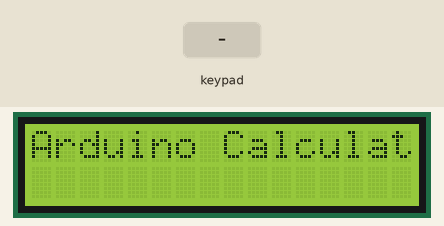
Simulated run of this sketch. Board: Arduino Uno, built with avr-gcc and run on an emulated ATmega328P. On the bench: 16×2 character LCD. Inputs (shaded band) come from the test bench.

Above: at 0.1 s.
3.3 s: keypad keys 0 1 2 3 4 5 6 7 * pressed 0.4 s apart
At 7.6 s:
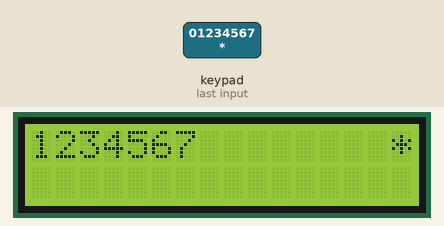
8.4 s: key '+' pressed
9.9 s: key 'C' pressed
At 11.0 s:
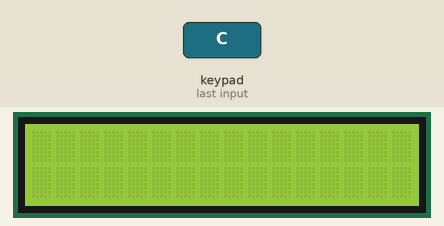
11.9 s: keypad keys 0 1 2 3 4 5 6 7 = pressed 0.4 s apart
At 15.5 s:
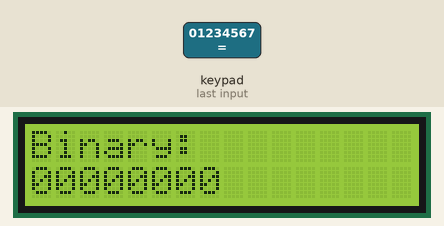
17.0 s: key '*' pressed
At 18.2 s:
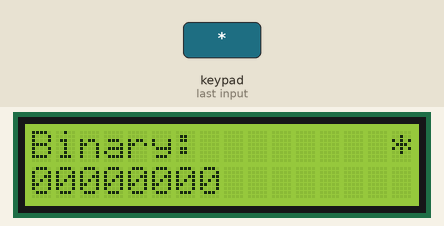
18.5 s: keypad keys 7 + 5 = pressed 0.4 s apart
At 19.1 s:
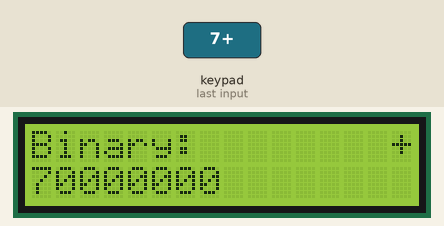
Timing chart, 0 to 21.5 s (numbered marks = the images above; inputs shaded):
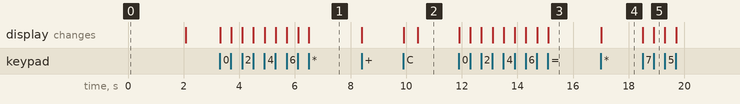

The sketch:

arduino_calculator_with_base_conversion.ino
```cpp
// Arduino Calculator with Base Conversion
#include <Keypad.h>
#include <LiquidCrystal.h>

// LCD pin assignments: RS, Enable, D4, D5, D6, D7
// Using digital pins that are commonly available and not for serial communication.
LiquidCrystal lcd(12, 11, 5, 4, 3, 2);

// Variables for calculator logic
long firstNum = 0;      // Stores the first operand
long secondNum = 0;     // Stores the second operand
double resultValue = 0; // Stores the result of calculations
char currentOperator = ' '; // Stores the active operator (+, -, *, /)

// Flag to determine if we are entering the first or second number
bool enteringFirstNumber = true;

// Variable to control base conversion display mode
// 0: Decimal, 1: Binary, 2: Hexadecimal, 3: Octal
int conversionDisplayMode = 0;

// Character array for displaying converted results on LCD (max 16 chars + null terminator)
char displayBuffer[17];

// Keypad setup
const byte ROWS = 4; // Four rows
const byte COLS = 4; // Four columns

// Define the keypad layout
char keys[ROWS][COLS] = {
  {'1','2','3','+'},
  {'4','5','6','-'},
  {'7','8','9','*'},
  {'C','0','=','/'}
};

// Keypad row pins (connected to Arduino digital pins)
byte rowPins[ROWS] = {10, 9, 8, 7}; // Example: D10, D9, D8, D7

// Keypad column pins (connected to Arduino analog pins, used as digital)
// Avoids conflict with serial pins (0, 1)
byte colPins[COLS] = {A0, A1, A2, A3}; //(Digital pins 14, 15, 16, 17)

// Initialize the Keypad library
Keypad customKeypad = Keypad(makeKeymap(keys), rowPins, colPins, ROWS, COLS);

// --- Base Conversion Arrays ---
// These arrays map integer values to their character representations in different bases.
char hexadecimalDigits[16] = {'0','1','2','3','4','5','6','7','8','9','A','B','C','D','E','F'};
char octalDigits[8] = {'0','1','2','3','4','5','6','7'};
char binaryDigits[2] = {'0','1'};
char decimalDigits[10] = {'0','1','2','3','4','5','6','7','8','9'};

// --- Conversion Constants ---
// Maximum number of digits for various base representations for an 8-bit number (0-255)
// Binary: 8 bits (e.g., 11111111)
// Hexadecimal: 2 digits (e.g., FF)
// Octal: 3 digits (e.g., 377)
const int BIN_DIGITS = 8;
const int HEX_DIGITS = 2;
const int OCT_DIGITS = 3;

// Converts a number represented as a character array in a given base to its decimal integer value.
int convertToDecimal(char* numArray, int numDigits, char* baseDigits, int base) {
  int accumulator = 0;
  int power = 1; // Represents base^0, base^1, base^2, etc.

  // Iterate from the rightmost digit (least significant) to the leftmost
  for (int i = numDigits - 1; i >= 0; i--) {
    int digitValue = 0;
    // Find the integer value of the current character digit
    for (int s = 0; s < base; s++) {
      if (numArray[i] == baseDigits[s]) {
        digitValue = s;
        break; // Found the digit's value, exit inner loop
      }
    }
    accumulator += digitValue * power; // Add (digit value * base^position) to accumulator
    power *= base; // Increase power for the next digit (e.g., 1, 10, 100 for base 10)
  }
  return accumulator;
}

// Converts a decimal integer value to a string representation in a specified base.
void convertFromDecimal(int decimalValue, char* baseDigits, int numDigits, int base, char* resultBuffer) {
  int tempValue = decimalValue;
  // Iterate from the rightmost position (least significant digit) to the leftmost
  for (int i = numDigits - 1; i >= 0; i--) {
    resultBuffer[i] = baseDigits[tempValue % base]; // Get the remainder and map to character
    tempValue /= base; // Divide by base for the next digit
  }
  resultBuffer[numDigits] = '\0'; // Null-terminate the string
}

// Converts a decimal value to its binary string representation.
void decimalToBinary(int value, char* resultBuffer) {
  convertFromDecimal(value, binaryDigits, BIN_DIGITS, 2, resultBuffer);
}

// Converts a decimal value to its hexadecimal string representation.
void decimalToHexadecimal(int value, char* resultBuffer) {
  convertFromDecimal(value, hexadecimalDigits, HEX_DIGITS, 16, resultBuffer);
}

// Converts a decimal value to its octal string representation.
void decimalToOctal(int value, char* resultBuffer) {
  convertFromDecimal(value, octalDigits, OCT_DIGITS, 8, resultBuffer);
}

// Displays the current result in different bases based on the conversionDisplayMode.
void displayConvertedResult(int val) {
  lcd.clear();
  lcd.setCursor(0, 0);

  switch (conversionDisplayMode) {
    case 0: // Decimal
      lcd.print("Decimal:");
      lcd.setCursor(0, 1);
      lcd.print(val);
      break;
    case 1: // Binary
      lcd.print("Binary:");
      decimalToBinary(val, displayBuffer);
      lcd.setCursor(0, 1);
      lcd.print(displayBuffer);
      break;
    case 2: // Hexadecimal
      lcd.print("Hexadecimal:");
      decimalToHexadecimal(val, displayBuffer);
      lcd.setCursor(0, 1);
      lcd.print(displayBuffer);
      break;
    case 3: // Octal
      lcd.print("Octal:");
      decimalToOctal(val, displayBuffer);
      lcd.setCursor(0, 1);
      lcd.print(displayBuffer);
      break;
  }
}

void setup() {
  lcd.begin(16, 2); // Initialize the LCD with 16 columns and 2 rows
  lcd.print("Arduino Calculator"); // Display a welcome message
  delay(2000); // Wait for 2 seconds
  lcd.clear(); // Clear the LCD screen
}

void loop() {
  // Get the key pressed from the keypad
  char customKey = customKeypad.getKey();

  // Only process if a key was pressed
  if (customKey != NO_KEY) {
    if (customKey >= '0' && customKey <= '9') {
      // If a number key is pressed
      if (enteringFirstNumber) {
        firstNum = firstNum * 10 + (customKey - '0'); // Build the first number
        lcd.clear();
        lcd.setCursor(0, 0);
        lcd.print(firstNum);
        conversionDisplayMode = 0; // Reset conversion mode when new number starts
      } else {
        secondNum = secondNum * 10 + (customKey - '0'); // Build the second number
        lcd.setCursor(0, 1);
        lcd.print(secondNum);
        // Clear previous operator display on first digit of second number
        if (secondNum == (customKey - '0')) { // Check if this is the very first digit
             lcd.setCursor(15, 0);
             lcd.print(currentOperator);
        }
      }
    } else if (customKey == '+' || customKey == '-' || customKey == '*' || customKey == '/') {
      // If an operator key is pressed
      currentOperator = customKey; // Store the operator
      enteringFirstNumber = false; // Switch to entering the second number
      secondNum = 0; // Reset second number for new input
      lcd.setCursor(15, 0); // Display operator on the first line, far right
      lcd.print(currentOperator);
    } else if (customKey == '=') {
      // If the equals key is pressed
      if (enteringFirstNumber && conversionDisplayMode != 0) {
        // If '=' is pressed after displaying a converted result, cycle conversion mode
        conversionDisplayMode = (conversionDisplayMode + 1) % 4; // Cycle 0->1->2->3->0
        displayConvertedResult((int)resultValue);
      } else if (!enteringFirstNumber && currentOperator != ' ') {
        // Perform calculation if second number has been entered
        lcd.clear();
        lcd.setCursor(0, 0); // Display result on the first line

        // Perform the arithmetic operation
        switch (currentOperator) {
          case '+':
            resultValue = firstNum + secondNum;
            break;
          case '-':
            resultValue = firstNum - secondNum;
            break;
          case '*':
            resultValue = firstNum * secondNum;
            break;
          case '/':
            // Handle division by zero
            if (secondNum != 0) {
              resultValue = (double)firstNum / secondNum;
            } else {
              lcd.print("Error: Div by 0");
              delay(1500); // Display error for a short period
              resultValue = 0; // Reset result
            }
            break;
        }
        lcd.print(resultValue); // Display the calculated result
        firstNum = resultValue; // Set result as the first number for chained operations
        secondNum = 0; // Reset second number
        enteringFirstNumber = true; // Go back to entering the first number (for next operation)
        currentOperator = ' '; // Clear the operator
        conversionDisplayMode = 0; // Reset to decimal display
      } else {
        // If '=' is pressed without a complete operation, treat as a conversion cycle
        conversionDisplayMode = (conversionDisplayMode + 1) % 4; // Cycle 0->1->2->3->0
        displayConvertedResult((int)resultValue);
      }
    } else if (customKey == 'C') {
      // If 'C' (Clear) key is pressed
      firstNum = 0;      // Reset first number
      secondNum = 0;     // Reset second number
      resultValue = 0;   // Reset total result
      currentOperator = ' '; // Clear operator
      enteringFirstNumber = true; // Go back to entering the first number
      conversionDisplayMode = 0; // Reset display mode to decimal
      lcd.clear();       // Clear LCD
      lcd.print("Cleared!"); // Show clear message
      delay(500);
      lcd.clear();
    }
  }
}
```

Measured:
- after the input at 3.3 s, the display: first changes at once (image 1 shows a later state)
- after the input at 9.9 s, the display: first changes at once (image 2 shows a later state)
- after the input at 11.9 s, the display: first changes at once (image 3 shows a later state)
- after the input at 17.0 s, the display: changes at once (image 4)
- after the input at 18.5 s, the display: first changes at once (image 5 shows a later state)
